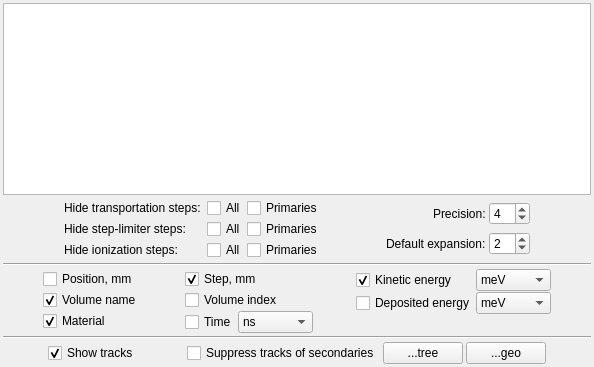
                 <widget class="QFrame" name="frEventViewer">
                  <property name="frameShape">
                   <enum>QFrame::Shape::NoFrame</enum>
                  </property>
                  <property name="frameShadow">
                   <enum>QFrame::Shadow::Raised</enum>
                  </property>
                  <layout class="QVBoxLayout" name="verticalLayout_15">
                   <property name="spacing">
                    <number>3</number>
                   </property>
                   <property name="leftMargin">
                    <number>3</number>
                   </property>
                   <property name="topMargin">
                    <number>3</number>
                   </property>
                   <property name="rightMargin">
                    <number>3</number>
                   </property>
                   <property name="bottomMargin">
                    <number>3</number>
                   </property>
                   <item>
                    <widget class="QTreeWidget" name="trwEventView">
                     <property name="contextMenuPolicy">
                      <enum>Qt::ContextMenuPolicy::CustomContextMenu</enum>
                     </property>
                     <attribute name="headerVisible">
                      <bool>false</bool>
                     </attribute>
                     <column>
                      <property name="text">
                       <string>Particle tracking history</string>
                      </property>
                      <property name="textAlignment">
                       <set>AlignCenter</set>
                      </property>
                     </column>
                    </widget>
                   </item>
                   <item>
                    <layout class="QHBoxLayout" name="horizontalLayout_28">
                     <item>
                      <spacer name="horizontalSpacer_35">
                       <property name="orientation">
                        <enum>Qt::Orientation::Horizontal</enum>
                       </property>
                       <property name="sizeHint" stdset="0">
                        <size>
                         <width>40</width>
                         <height>20</height>
                        </size>
                       </property>
                      </spacer>
                     </item>
                     <item>
                      <layout class="QVBoxLayout" name="verticalLayout_39">
                       <property name="spacing">
                        <number>1</number>
                       </property>
                       <property name="leftMargin">
                        <number>0</number>
                       </property>
                       <item>
                        <layout class="QHBoxLayout" name="horizontalLayout_66">
                         <item>
                          <widget class="QLabel" name="label_44">
                           <property name="text">
                            <string>Hide transportation steps:</string>
                           </property>
                          </widget>
                         </item>
                         <item>
                          <spacer name="horizontalSpacer_77">
                           <property name="orientation">
                            <enum>Qt::Orientation::Horizontal</enum>
                           </property>
                           <property name="sizeHint" stdset="0">
                            <size>
                             <width>5</width>
                             <height>20</height>
                            </size>
                           </property>
                          </spacer>
                         </item>
                         <item>
                          <widget class="QCheckBox" name="cbEVhideTrans">
                           <property name="text">
                            <string>All</string>
                           </property>
                          </widget>
                         </item>
                         <item>
                          <widget class="QCheckBox" name="cbEVhideTransPrim">
                           <property name="text">
                            <string>Primaries</string>
                           </property>
                          </widget>
                         </item>
                        </layout>
                       </item>
                       <item>
                        <layout class="QHBoxLayout" name="horizontalLayout_67">
                         <item>
                          <widget class="QLabel" name="label_52">
                           <property name="text">
                            <string>Hide step-limiter steps:</string>
                           </property>
                          </widget>
                         </item>
                         <item>
                          <spacer name="horizontalSpacer_76">
                           <property name="orientation">
                            <enum>Qt::Orientation::Horizontal</enum>
                           </property>
                           <property name="sizeHint" stdset="0">
                            <size>
                             <width>10</width>
                             <height>20</height>
                            </size>
                           </property>
                          </spacer>
                         </item>
                         <item>
                          <widget class="QCheckBox" name="cbEVhideStepLim">
                           <property name="text">
                            <string>All</string>
                           </property>
                          </widget>
                         </item>
                         <item>
                          <widget class="QCheckBox" name="cbEVhideStepLimPrim">
                           <property name="text">
                            <string>Primaries</string>
                           </property>
                          </widget>
                         </item>
                        </layout>
                       </item>
                       <item>
                        <layout class="QHBoxLayout" name="horizontalLayout_68">
                         <property name="topMargin">
                          <number>0</number>
                         </property>
                         <item>
                          <widget class="QLabel" name="label_53">
                           <property name="text">
                            <string>Hide ionization steps:</string>
                           </property>
                          </widget>
                         </item>
                         <item>
                          <spacer name="horizontalSpacer_78">
                           <property name="orientation">
                            <enum>Qt::Orientation::Horizontal</enum>
                           </property>
                           <property name="sizeHint" stdset="0">
                            <size>
                             <width>10</width>
                             <height>20</height>
                            </size>
                           </property>
                          </spacer>
                         </item>
                         <item>
                          <widget class="QCheckBox" name="cbEVhideIoni">
                           <property name="text">
                            <string>All</string>
                           </property>
                          </widget>
                         </item>
                         <item>
                          <widget class="QCheckBox" name="cbEVhideIoniPrim">
                           <property name="text">
                            <string>Primaries</string>
                           </property>
                          </widget>
                         </item>
                        </layout>
                       </item>
                      </layout>
                     </item>
                     <item>
                      <spacer name="horizontalSpacer_34">
                       <property name="orientation">
                        <enum>Qt::Orientation::Horizontal</enum>
                       </property>
                       <property name="sizeHint" stdset="0">
                        <size>
                         <width>40</width>
                         <height>20</height>
                        </size>
                       </property>
                      </spacer>
                     </item>
                     <item>
                      <layout class="QVBoxLayout" name="verticalLayout_33">
                       <property name="leftMargin">
                        <number>0</number>
                       </property>
                       <item>
                        <layout class="QHBoxLayout" name="horizontalLayout_59">
                         <property name="leftMargin">
                          <number>0</number>
                         </property>
                         <property name="topMargin">
                          <number>0</number>
                         </property>
                         <item>
                          <spacer name="horizontalSpacer_42">
                           <property name="orientation">
                            <enum>Qt::Orientation::Horizontal</enum>
                           </property>
                           <property name="sizeHint" stdset="0">
                            <size>
                             <width>40</width>
                             <height>20</height>
                            </size>
                           </property>
                          </spacer>
                         </item>
                         <item>
                          <widget class="QLabel" name="label_27">
                           <property name="text">
                            <string>Precision:</string>
                           </property>
                          </widget>
                         </item>
                         <item>
                          <widget class="QSpinBox" name="sbEVprecision">
                           <property name="maximum">
                            <number>15</number>
                           </property>
                           <property name="value">
                            <number>4</number>
                           </property>
                          </widget>
                         </item>
                        </layout>
                       </item>
                       <item>
                        <layout class="QHBoxLayout" name="horizontalLayout_65">
                         <item>
                          <widget class="QLabel" name="label_30">
                           <property name="text">
                            <string>Default expansion:</string>
                           </property>
                          </widget>
                         </item>
                         <item>
                          <widget class="QSpinBox" name="sbEVexpansionLevel">
                           <property name="value">
                            <number>2</number>
                           </property>
                          </widget>
                         </item>
                        </layout>
                       </item>
                      </layout>
                     </item>
                     <item>
                      <spacer name="horizontalSpacer_33">
                       <property name="orientation">
                        <enum>Qt::Orientation::Horizontal</enum>
                       </property>
                       <property name="sizeHint" stdset="0">
                        <size>
                         <width>40</width>
                         <height>20</height>
                        </size>
                       </property>
                      </spacer>
                     </item>
                    </layout>
                   </item>
                   <item>
                    <widget class="Line" name="line">
                     <property name="orientation">
                      <enum>Qt::Orientation::Horizontal</enum>
                     </property>
                    </widget>
                   </item>
                   <item>
                    <layout class="QHBoxLayout" name="horizontalLayout_23">
                     <item>
                      <spacer name="horizontalSpacer_31">
                       <property name="orientation">
                        <enum>Qt::Orientation::Horizontal</enum>
                       </property>
                       <property name="sizeHint" stdset="0">
                        <size>
                         <width>40</width>
                         <height>20</height>
                        </size>
                       </property>
                      </spacer>
                     </item>
                     <item>
                      <layout class="QVBoxLayout" name="verticalLayout_16">
                       <property name="spacing">
                        <number>1</number>
                       </property>
                       <item>
                        <widget class="QCheckBox" name="cbEVpos">
                         <property name="text">
                          <string>Position, mm</string>
                         </property>
                        </widget>
                       </item>
                       <item>
                        <widget class="QCheckBox" name="cbEVvol">
                         <property name="text">
                          <string>Volume name</string>
                         </property>
                         <property name="checked">
                          <bool>true</bool>
                         </property>
                        </widget>
                       </item>
                       <item>
                        <widget class="QCheckBox" name="cbEVmat">
                         <property name="text">
                          <string>Material</string>
                         </property>
                         <property name="checked">
                          <bool>true</bool>
                         </property>
                        </widget>
                       </item>
                      </layout>
                     </item>
                     <item>
                      <spacer name="horizontalSpacer_21">
                       <property name="orientation">
                        <enum>Qt::Orientation::Horizontal</enum>
                       </property>
                       <property name="sizeHint" stdset="0">
                        <size>
                         <width>40</width>
                         <height>20</height>
                        </size>
                       </property>
                      </spacer>
                     </item>
                     <item>
                      <layout class="QVBoxLayout" name="verticalLayout_17">
                       <property name="spacing">
                        <number>1</number>
                       </property>
                       <item>
                        <widget class="QCheckBox" name="cbEVstep">
                         <property name="text">
                          <string>Step, mm</string>
                         </property>
                         <property name="checked">
                          <bool>true</bool>
                         </property>
                        </widget>
                       </item>
                       <item>
                        <widget class="QCheckBox" name="cbEVvi">
                         <property name="text">
                          <string>Volume index</string>
                         </property>
                        </widget>
                       </item>
                       <item>
                        <layout class="QHBoxLayout" name="horizontalLayout_24">
                         <item>
                          <widget class="QCheckBox" name="cbEVtime">
                           <property name="text">
                            <string>Time</string>
                           </property>
                          </widget>
                         </item>
                         <item>
                          <widget class="QComboBox" name="cobEVtime">
                           <property name="minimumSize">
                            <size>
                             <width>75</width>
                             <height>0</height>
                            </size>
                           </property>
                           <property name="maximumSize">
                            <size>
                             <width>75</width>
                             <height>16777215</height>
                            </size>
                           </property>
                           <item>
                            <property name="text">
                             <string>ns</string>
                            </property>
                           </item>
                           <item>
                            <property name="text">
                             <string>us</string>
                            </property>
                           </item>
                           <item>
                            <property name="text">
                             <string>ms</string>
                            </property>
                           </item>
                           <item>
                            <property name="text">
                             <string>s</string>
                            </property>
                           </item>
                           <item>
                            <property name="text">
                             <string>min</string>
                            </property>
                           </item>
                          </widget>
                         </item>
                        </layout>
                       </item>
                      </layout>
                     </item>
                     <item>
                      <spacer name="horizontalSpacer_30">
                       <property name="orientation">
                        <enum>Qt::Orientation::Horizontal</enum>
                       </property>
                       <property name="sizeHint" stdset="0">
                        <size>
                         <width>40</width>
                         <height>20</height>
                        </size>
                       </property>
                      </spacer>
                     </item>
                     <item>
                      <layout class="QVBoxLayout" name="verticalLayout_18">
                       <property name="spacing">
                        <number>1</number>
                       </property>
                       <item>
                        <layout class="QHBoxLayout" name="horizontalLayout_25">
                         <item>
                          <widget class="QCheckBox" name="cbEVkin">
                           <property name="text">
                            <string>Kinetic energy</string>
                           </property>
                           <property name="checked">
                            <bool>true</bool>
                           </property>
                          </widget>
                         </item>
                         <item>
                          <widget class="QComboBox" name="cobEVkin">
                           <property name="minimumSize">
                            <size>
                             <width>75</width>
                             <height>0</height>
                            </size>
                           </property>
                           <property name="maximumSize">
                            <size>
                             <width>75</width>
                             <height>16777215</height>
                            </size>
                           </property>
                           <item>
                            <property name="text">
                             <string>meV</string>
                            </property>
                           </item>
                           <item>
                            <property name="text">
                             <string>keV</string>
                            </property>
                           </item>
                           <item>
                            <property name="text">
                             <string>MeV</string>
                            </property>
                           </item>
                          </widget>
                         </item>
                        </layout>
                       </item>
                       <item>
                        <layout class="QHBoxLayout" name="horizontalLayout_26">
                         <item>
                          <widget class="QCheckBox" name="cbEVdepo">
                           <property name="text">
                            <string>Deposited energy</string>
                           </property>
                          </widget>
                         </item>
                         <item>
                          <widget class="QComboBox" name="cobEVdepo">
                           <property name="minimumSize">
                            <size>
                             <width>75</width>
                             <height>0</height>
                            </size>
                           </property>
                           <property name="maximumSize">
                            <size>
                             <width>75</width>
                             <height>16777215</height>
                            </size>
                           </property>
                           <item>
                            <property name="text">
                             <string>meV</string>
                            </property>
                           </item>
                           <item>
                            <property name="text">
                             <string>keV</string>
                            </property>
                           </item>
                           <item>
                            <property name="text">
                             <string>MeV</string>
                            </property>
                           </item>
                          </widget>
                         </item>
                        </layout>
                       </item>
                       <item>
                        <widget class="QLabel" name="label_26">
                         <property name="text">
                          <string/>
                         </property>
                        </widget>
                       </item>
                      </layout>
                     </item>
                     <item>
                      <spacer name="horizontalSpacer_32">
                       <property name="orientation">
                        <enum>Qt::Orientation::Horizontal</enum>
                       </property>
                       <property name="sizeHint" stdset="0">
                        <size>
                         <width>40</width>
                         <height>20</height>
                        </size>
                       </property>
                      </spacer>
                     </item>
                    </layout>
                   </item>
                   <item>
                    <widget class="Line" name="line_5">
                     <property name="orientation">
                      <enum>Qt::Orientation::Horizontal</enum>
                     </property>
                    </widget>
                   </item>
                   <item>
                    <layout class="QHBoxLayout" name="horizontalLayout_29">
                     <item>
                      <spacer name="horizontalSpacer_37">
                       <property name="orientation">
                        <enum>Qt::Orientation::Horizontal</enum>
                       </property>
                       <property name="sizeHint" stdset="0">
                        <size>
                         <width>40</width>
                         <height>20</height>
                        </size>
                       </property>
                      </spacer>
                     </item>
                     <item>
                      <widget class="QCheckBox" name="cbEVtracks">
                       <property name="text">
                        <string>Show tracks</string>
                       </property>
                       <property name="checked">
                        <bool>true</bool>
                       </property>
                      </widget>
                     </item>
                     <item>
                      <spacer name="horizontalSpacer_38">
                       <property name="orientation">
                        <enum>Qt::Orientation::Horizontal</enum>
                       </property>
                       <property name="sizeHint" stdset="0">
                        <size>
                         <width>40</width>
                         <height>20</height>
                        </size>
                       </property>
                      </spacer>
                     </item>
                     <item>
                      <widget class="QCheckBox" name="cbEVsupressSec">
                       <property name="text">
                        <string>Suppress tracks of secondaries</string>
                       </property>
                      </widget>
                     </item>
                     <item>
                      <widget class="QPushButton" name="pbShowEventTree">
                       <property name="text">
                        <string>...tree</string>
                       </property>
                      </widget>
                     </item>
                     <item>
                      <widget class="QPushButton" name="pbShowGeometry">
                       <property name="text">
                        <string>...geo</string>
                       </property>
                      </widget>
                     </item>
                     <item>
                      <spacer name="horizontalSpacer_36">
                       <property name="orientation">
                        <enum>Qt::Orientation::Horizontal</enum>
                       </property>
                       <property name="sizeHint" stdset="0">
                        <size>
                         <width>40</width>
                         <height>20</height>
                        </size>
                       </property>
                      </spacer>
                     </item>
                    </layout>
                   </item>
                  </layout>
                 </widget>
